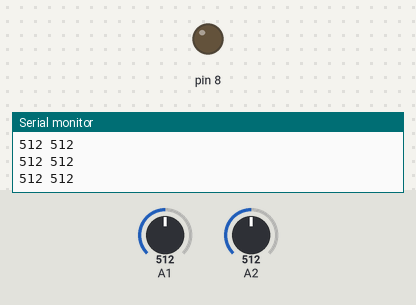
This sketch was run on a simulated Arduino Uno, built with avr-gcc and run on an emulated ATmega328P. Parts: output pins drawn as LEDs (lit = HIGH), the last lines printed to the serial monitor. Dashed ring = blinking. The test bench sets the inputs (shaded band); at power-on: A1 = 512, A2 = 512.

Above: at 1.2 s.
1.3 s: A1 set to 417
2.8 s: A1 set to 392
At 3.08 s:
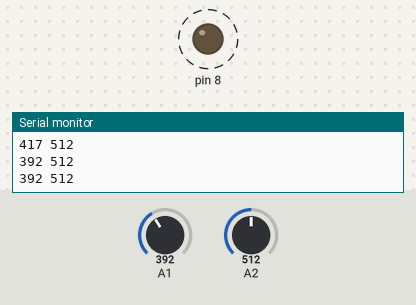
5.8 s: A1 set to 410
At 5.8 s:
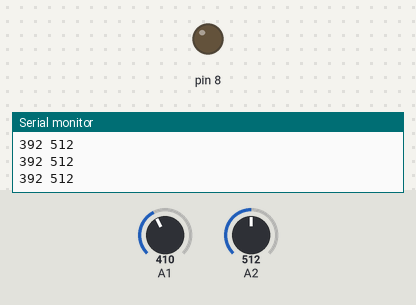
7.3 s: A2 set to 409
8.8 s: A2 set to 394
At 8.98 s:
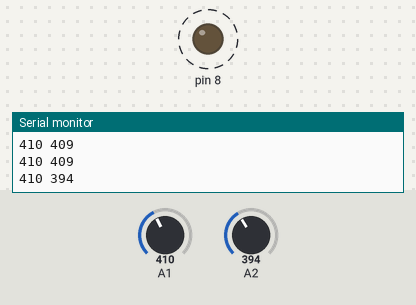
11.8 s: A2 set to 410
At 11.8 s:
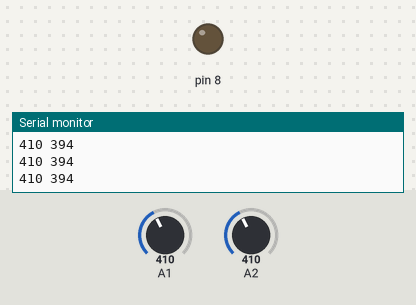
Timing chart, 0 to 14.3 s (numbered marks = the images above; inputs shaded):
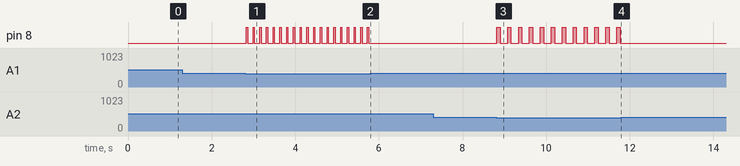

Measured:
- the behaviour switches between 401 and 400 on A1 (found by bisection; images 0 and 1)
- the behaviour switches between 401 and 400 on A2 (found by bisection; images 2 and 3)
- after the input at 2.8 s, pin 8: alternates HIGH for 0.03 s and LOW for 0.13 s, starting at once
- after the input at 5.8 s, pin 8: stops changing and stays LOW
- after the input at 8.8 s, pin 8: alternates HIGH for 0.08 s and LOW for 0.18 s, starting at once
- after the input at 11.8 s, pin 8: stops changing and stays LOW

The sketch:

base.ino
```cpp
#define space 100
//#define pre_space 50
#define space1 5
#define space2 30
#define space3 60
#define space4 80
void setup() {
  pinMode(8, OUTPUT);
  //pinMode(A0, INPUT_PULLUP);
  pinMode(A1, INPUT_PULLUP);
  pinMode(A2, INPUT_PULLUP);
  Serial.begin(9600);
}

void loop() {

  int btn1 = 0;
  Serial.print(analogRead(A1));
  Serial.print(" ");
  Serial.println(analogRead(A2));
  if(analogRead(A1) >= 1020){
    digitalWrite(8, HIGH);
    delay(space1);
    digitalWrite(8, LOW);
    delay(space1);
  }
  if(analogRead(A1) <= 400){
    digitalWrite(8, HIGH);
    delay(space2);
    digitalWrite(8, LOW);
    delay(space2);

  }

  if(analogRead(A2) >= 1020){
    digitalWrite(8, HIGH);
    delay(space3);
    digitalWrite(8, LOW);
    delay(space3);
  }
  if(analogRead(A2) <= 400 ){
    digitalWrite(8, HIGH);
    delay(space4);
    digitalWrite(8, LOW);
    delay(space4);
  }

  else{
    digitalWrite(8, LOW);
  }
  delay(100);
}
```
